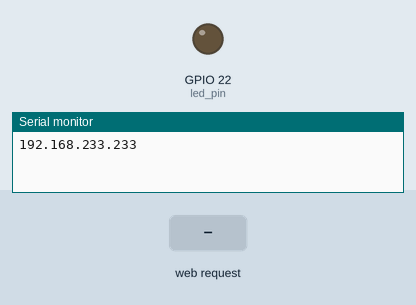
Simulated run of this sketch. Board: ESP32. On the bench: output pins drawn as LEDs (lit = HIGH), the last lines printed to the serial monitor. Inputs (shaded band) come from the test bench. WiFi joins after 1.5 s; servers stay silent unless stated.

Above: at 1.2 s.
1.3 s: HTTP request GET /slider received
At 2.1 s:
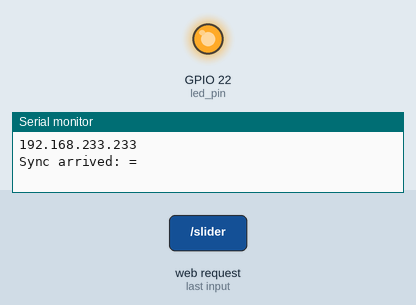
2.9 s: HTTP request GET /slider?name=move received
At 3.3 s:
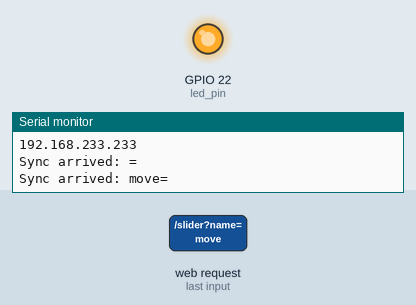
4.4 s: HTTP request GET /slider?name=rotate received
At 5.6 s:
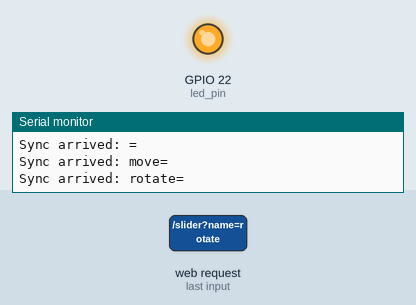
Timing chart, 0 to 7.4 s (numbered marks = the images above; inputs shaded):
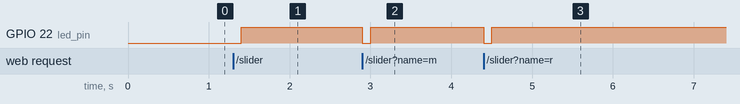

The sketch:

server.ino
```cpp
#include <Arduino.h>
#include <Ticker.h>
#include <WebServer.h>
#include <WiFi.h>

namespace global {
// constexpr char* ssid = "Alliance_SentryDebug";
// constexpr char* password = "sentryno1";

// constexpr char* ssid = "AllianceTeam2.4G";
// constexpr char* password = "rm-alliance.icu";
constexpr char* ssid = "auto-aimer-target";
constexpr char* password = "rm-alliance.icu";

constexpr char* host_name = "esp32_auto_aimer_target";

constexpr auto rx_pin = 16;
constexpr auto tx_pin = 17;
constexpr auto led_pin = 22;

int move = 0;
int rotate = 0;

WebServer server(80);
String html = "<!DOCTYPE html> <html lang=\"en\"> <head> <meta charset=\"UTF-8\"> <meta name=\"viewport\" content=\"width=device-width,initial-scale=1.0,maximum-scale=1.0,minimum-scale=1.0,user-scalable=no\"> <title>AutoAimer</title> </head> <body> <div class=\"main\"> <p class=\"title\">你的新一代自瞄移动靶</p> <div class=\"card\"> <form class=\"slider_item\"> <div class=\"label\"> <label>MOVE</label> </div> <input type=\"range\" name=\"move_range\" min=\"0\" max=\"100\" value=\"0\" class=\"slider\" id=\"move\" oninput=\"this.form.move_number.value=this.value\" onchange=\"sync_data('move', this.value)\"> <input type=\"text\" name=\"move_number\" pattern=\"[0-9]*\" size=\"3\" value=\"0\" class=\"number\" onchange=\"this.form.move_range.value=this.value\"> </form> <form class=\"slider_item\"> <div class=\"label\"> <label>ROTATE</label> </div> <input type=\"range\" name=\"rotate_range\" min=\"0\" max=\"100\" value=\"0\" class=\"slider\" id=\"rotate\" oninput=\"this.form.rotate_number.value=this.value\" onchange=\"sync_data('rotate', this.value)\"> <input type=\"text\" name=\"rotate_number\" pattern=\"[0-9]*\" size=\"3\" value=\"0\" class=\"number\" onchange=\"this.form.rotate_range.value=this.value\"> </form> </div> </div> </body> <style> .main { font-family: Verdana, Geneva, Tahoma, sans-serif; position: fixed; top: 30%; left: 50%; -webkit-transform: translate(-50%, -50%); transform: translate(-50%, -50%); align-items: center; text-align: center; } .title { text-align: center; color: #9e4747; font-size: 200%; font-family: monospace; font-weight: bold; } .card { background-color: rgb(255, 255, 255); box-shadow: 0px 0px 25px -8px #b88b8b; outline: solid 5px rgb(240, 238, 238); display: flex; flex-direction: column; justify-content: center; align-items: center; width: 300px; height: auto; padding-top: 10px; padding-bottom: 10px; padding-left: 20px; padding-right: 20px; border-radius: 30px; } .slider_item { display: flex; align-items: center; justify-content: left; padding: 20px; } .label { text-align: center; color: #ffffff; font-weight: 1000; background-color: #9e4747; border-radius: 10px; padding-top: 10px; padding-bottom: 10px; padding-left: 8px; padding-right: 8px; margin: 5px; width: 70px; } .slider { -webkit-appearance: none; appearance: none; width: 150px; height: 25px; background: #e6d9d9; outline: none; opacity: 0.7; -webkit-transition: .2s; transition: opacity .2s; } .slider::-webkit-slider-thumb { -webkit-appearance: none; appearance: none; width: 30px; height: 30px; background: #9e4747; cursor: pointer; border-radius: 15%; } .number { color: #ffffff; width: 35px; margin: 5px; padding: 5px; text-align: center; font-weight: bolder; font-size: large; border: none; background-color: #9e4747; border-radius: 15%; } </style> <script> function sync_data(name, value) { var sync = new XMLHttpRequest(); sync.open(\"GET\", \"/slider?name=\" + name + \"&value=\" + value, true); sync.send(); } </script> </html>";

Ticker ticker;

void index_handler()
{
    server.send(200, "text/html", html);
}

void sync_handler()
{
    String name = server.arg("name");
    String value = server.arg("value");

    if (name.equals("move")) {
        move = value.toInt();
    } else if (name.equals("rotate")) {
        rotate = value.toInt();
    } else {
        server.send(501, "text", "Bad get");
    }

    server.send(200, "text", "Sync done");

    Serial.println("Sync arrived: " + name + "=" + value);

    digitalWrite(led_pin, LOW);
    delay(100);
    digitalWrite(led_pin, HIGH);
}

void sync_with_stm32()
{
    uint8_t send[4] = { 233, move, rotate, 233 };
    Serial2.write(send, 4);
}
}

void setup()
{
    pinMode(global::led_pin, OUTPUT);
    digitalWrite(global::led_pin, HIGH);

    Serial.begin(115200);
    Serial2.begin(115200, SERIAL_8N1, global::rx_pin, global::tx_pin);

    // Connect to wifi as client
    //
    // WiFi.setHostname(global::host_name);
    // WiFi.begin(global::ssid, global::password);
    //
    // while (WiFi.status() != WL_CONNECTED) {
    //     digitalWrite(global::led_pin, HIGH);
    //     delay(400);
    //     digitalWrite(global::led_pin, LOW);
    //     delay(100);

    //     Serial.println(WiFi.status());
    //     Serial.println("Connecting to WiFi...");
    // }
    // Serial.println(WiFi.status());
    // Serial.println("Connected.");
    // Serial.println(WiFi.localIP().toString());

    // Work as wifi server
    //
    WiFi.softAPConfig(
        IPAddress(192, 168, 233, 233),
        IPAddress(192, 168, 233, 0),
        IPAddress(255, 255, 255, 0));
    WiFi.softAP(global::ssid, global::password);

    Serial.println(WiFi.softAPIP());

    digitalWrite(global::led_pin, LOW);

    global::server.on("/", global::index_handler);
    global::server.on("/slider", global::sync_handler);
    global::server.begin();

    global::ticker.attach(0.01, global::sync_with_stm32);
}

void loop()
{
    global::server.handleClient();
    delay(2);
}
```

Measured:
- after the input at 1.3 s, GPIO 22 (led_pin): LOW → HIGH after 0.10 s
- after the input at 2.9 s, GPIO 22 (led_pin): HIGH → LOW at once, → HIGH 0.10 s later
- after the input at 4.4 s, GPIO 22 (led_pin): HIGH → LOW at once, → HIGH 0.10 s later
